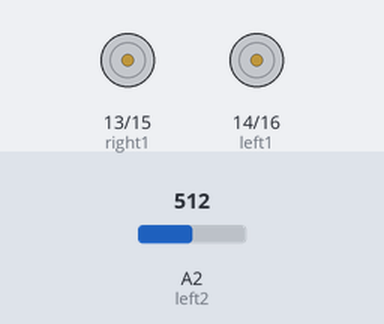
Recording of a sketch running on a simulated Arduino Uno, built with avr-gcc and run on an emulated ATmega328P. On the bench: motor-driver pin pairs drawn as motors (green arrow = first pin HIGH = forward, orange = second pin HIGH = backward, longer = more drive). The inputs (shaded band) are chosen by the test bench; at power-on: A2 (left2) = 512.

Above: at 1.2 s.
1.3 s: A2 (left2) set to 417
2.8 s: A2 (left2) set to 391
At 3.9 s:
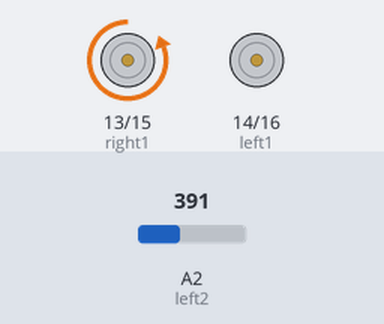
4.3 s: A2 (left2) set to 760
At 5.2 s:
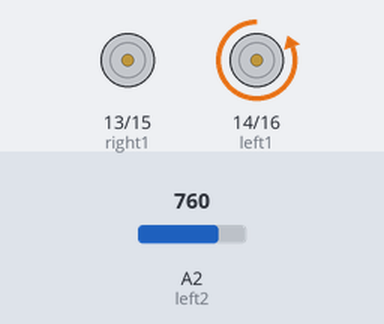
5.9 s: A2 (left2) set to 741
At 6.4 s:
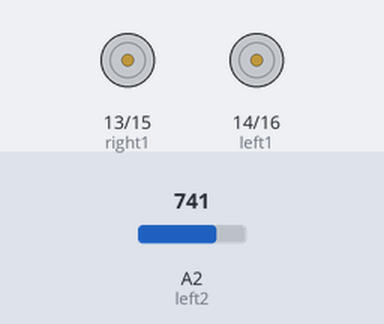
7.5 s: A2 (left2) set to 900
At 8.9 s:
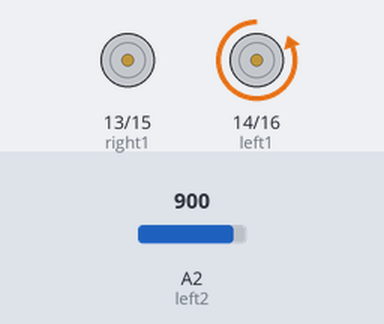
Timing chart, 0 to 10.1 s (numbered marks = the images above; inputs shaded):
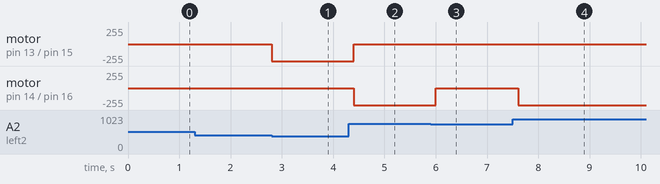

Measured:
- the behaviour switches between 400 and 399 on A2 (left2) (found by bisection; images 0 and 1)
- the behaviour switches between 751 and 750 on A2 (left2) (found by bisection; images 2 and 3)
- after the input at 1.3 s, every drawn part: stays the same
- after the input at 2.8 s, motor on pin 13 (right1) / pin 15 (right2): stopped → backward 255/255 at once
- after the input at 4.3 s, motor on pin 13 (right1) / pin 15 (right2): backward 255/255 → stopped after 0.10 s; motor on pin 14 (left1) / pin 16 (left2): stopped → backward 255/255 after 0.10 s
- after the input at 5.9 s, motor on pin 14 (left1) / pin 16 (left2): backward 255/255 → stopped after 0.10 s
- after the input at 7.5 s, motor on pin 14 (left1) / pin 16 (left2): stopped → backward 255/255 after 0.11 s

The sketch:

follow-light.ino
```cpp
// (licence header left out)
/*Follow the Light based from the python code provided
 * modified to stop (vs forward) when sensor reading is
 * between 400 and 750.
 */

#define left1 14
#define left2 16 //pwm
#define right1 13
#define right2 15 //pwm
#define ir 0 //IR obstacle avoidance/follow sensor
#define photo 2  //photo-resistor is an array on pin 2

void setup() {
  pinMode(left1, OUTPUT);
  pinMode(left2, OUTPUT);
  pinMode(right1, OUTPUT);
  pinMode(right2, OUTPUT);
  pinMode(ir, INPUT);
  pinMode(photo, INPUT);
stop();

}

void loop() {
  //Arduino PWM is from 0 to 255
  //ccw (counter clockwise) will move the car forward
  //in the python examples this is positive numbers.
  //cw (clockwise) will move the car backward
  //in the python examples this is the negitive numbers.
  //PWM for left, right motor
  findLight();
delay(200);
}

void cw(int lft, int rgt) {
  //This causes the car to move backward
  digitalWrite(left1, 1);
  digitalWrite(right1, 1);
  analogWrite(left2, map(lft,50,255,50,255));
  analogWrite(right2, map(rgt,50,255,50,255));
}

void ccw(int lft, int rgt) {
  //This causes the car to move forward
  digitalWrite(left1, 0);
  digitalWrite(right1, 0);
  analogWrite(left2, lft);
  analogWrite(right2, rgt);
}

void stop() {
  digitalWrite(left1, 0);
  digitalWrite(right1, 0);
  analogWrite(left2, 0);
  analogWrite(right2, 0);
}


void findLight() {
  int readPhoto = analogRead(photo);
  if (readPhoto < 400) {
    //left
      ccw(50,150);
  }
  else if (readPhoto > 750) {
    //right
    ccw(150,50);
      }
  else {

    //ccw(125,125);
    stop();
  }
}
```
